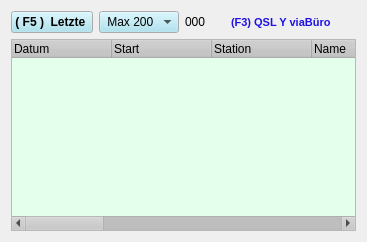
      <widget class="QWidget" name="tab">
       <attribute name="title">
        <string>       QSO       </string>
       </attribute>
       <layout class="QGridLayout" name="gridLayout_3">
        <item row="0" column="0">
         <widget class="QPushButton" name="ButtonHistory">
          <property name="palette">
           <palette>
            <active>
             <colorrole role="Button">
              <brush brushstyle="SolidPattern">
               <color alpha="255">
                <red>159</red>
                <green>221</green>
                <blue>238</blue>
               </color>
              </brush>
             </colorrole>
            </active>
            <inactive>
             <colorrole role="Button">
              <brush brushstyle="SolidPattern">
               <color alpha="255">
                <red>159</red>
                <green>221</green>
                <blue>238</blue>
               </color>
              </brush>
             </colorrole>
            </inactive>
            <disabled>
             <colorrole role="Button">
              <brush brushstyle="SolidPattern">
               <color alpha="255">
                <red>159</red>
                <green>221</green>
                <blue>238</blue>
               </color>
              </brush>
             </colorrole>
            </disabled>
           </palette>
          </property>
          <property name="font">
           <font>
            <weight>75</weight>
            <bold>true</bold>
           </font>
          </property>
          <property name="focusPolicy">
           <enum>Qt::NoFocus</enum>
          </property>
          <property name="text">
           <string>( F5 )  Letzte </string>
          </property>
         </widget>
        </item>
        <item row="0" column="1">
         <widget class="QComboBox" name="comboBoxMax">
          <property name="palette">
           <palette>
            <active>
             <colorrole role="Button">
              <brush brushstyle="SolidPattern">
               <color alpha="255">
                <red>159</red>
                <green>221</green>
                <blue>238</blue>
               </color>
              </brush>
             </colorrole>
            </active>
            <inactive>
             <colorrole role="Button">
              <brush brushstyle="SolidPattern">
               <color alpha="255">
                <red>159</red>
                <green>221</green>
                <blue>238</blue>
               </color>
              </brush>
             </colorrole>
            </inactive>
            <disabled>
             <colorrole role="Button">
              <brush brushstyle="SolidPattern">
               <color alpha="255">
                <red>159</red>
                <green>221</green>
                <blue>238</blue>
               </color>
              </brush>
             </colorrole>
            </disabled>
           </palette>
          </property>
          <property name="font">
           <font>
            <weight>50</weight>
            <bold>false</bold>
           </font>
          </property>
          <property name="focusPolicy">
           <enum>Qt::NoFocus</enum>
          </property>
          <item>
           <property name="text">
            <string> Max 200</string>
           </property>
          </item>
          <item>
           <property name="text">
            <string> Max 100</string>
           </property>
          </item>
          <item>
           <property name="text">
            <string> Max  20  </string>
           </property>
          </item>
          <item>
           <property name="text">
            <string> Max  30  </string>
           </property>
          </item>
          <item>
           <property name="text">
            <string> Max  50  </string>
           </property>
          </item>
          <item>
           <property name="text">
            <string> Max  80  </string>
           </property>
          </item>
         </widget>
        </item>
        <item row="0" column="2">
         <widget class="QLabel" name="tQsofound">
          <property name="font">
           <font>
            <weight>50</weight>
            <bold>false</bold>
           </font>
          </property>
          <property name="text">
           <string>000</string>
          </property>
         </widget>
        </item>
        <item row="0" column="3">
         <spacer name="horizontalSpacer_5">
          <property name="orientation">
           <enum>Qt::Horizontal</enum>
          </property>
          <property name="sizeHint" stdset="0">
           <size>
            <width>0</width>
            <height>20</height>
           </size>
          </property>
         </spacer>
        </item>
        <item row="0" column="4">
         <widget class="QLabel" name="labelUp">
          <property name="palette">
           <palette>
            <active>
             <colorrole role="WindowText">
              <brush brushstyle="SolidPattern">
               <color alpha="255">
                <red>226</red>
                <green>36</green>
                <blue>23</blue>
               </color>
              </brush>
             </colorrole>
            </active>
            <inactive>
             <colorrole role="WindowText">
              <brush brushstyle="SolidPattern">
               <color alpha="255">
                <red>226</red>
                <green>36</green>
                <blue>23</blue>
               </color>
              </brush>
             </colorrole>
            </inactive>
            <disabled>
             <colorrole role="WindowText">
              <brush brushstyle="SolidPattern">
               <color alpha="255">
                <red>146</red>
                <green>145</green>
                <blue>144</blue>
               </color>
              </brush>
             </colorrole>
            </disabled>
           </palette>
          </property>
          <property name="text">
           <string/>
          </property>
         </widget>
        </item>
        <item row="0" column="5">
         <widget class="QLabel" name="labelQslVia">
          <property name="palette">
           <palette>
            <active>
             <colorrole role="WindowText">
              <brush brushstyle="SolidPattern">
               <color alpha="255">
                <red>31</red>
                <green>17</green>
                <blue>228</blue>
               </color>
              </brush>
             </colorrole>
            </active>
            <inactive>
             <colorrole role="WindowText">
              <brush brushstyle="SolidPattern">
               <color alpha="255">
                <red>31</red>
                <green>17</green>
                <blue>228</blue>
               </color>
              </brush>
             </colorrole>
            </inactive>
            <disabled>
             <colorrole role="WindowText">
              <brush brushstyle="SolidPattern">
               <color alpha="255">
                <red>146</red>
                <green>145</green>
                <blue>144</blue>
               </color>
              </brush>
             </colorrole>
            </disabled>
           </palette>
          </property>
          <property name="font">
           <font>
            <pointsize>8</pointsize>
            <weight>75</weight>
            <bold>true</bold>
           </font>
          </property>
          <property name="text">
           <string>(F3) QSL Y viaBüro    </string>
          </property>
         </widget>
        </item>
        <item row="0" column="6">
         <widget class="QLabel" name="labelAwdInfo">
          <property name="palette">
           <palette>
            <active>
             <colorrole role="WindowText">
              <brush brushstyle="SolidPattern">
               <color alpha="255">
                <red>36</red>
                <green>135</green>
                <blue>197</blue>
               </color>
              </brush>
             </colorrole>
            </active>
            <inactive>
             <colorrole role="WindowText">
              <brush brushstyle="SolidPattern">
               <color alpha="255">
                <red>36</red>
                <green>135</green>
                <blue>197</blue>
               </color>
              </brush>
             </colorrole>
            </inactive>
            <disabled>
             <colorrole role="WindowText">
              <brush brushstyle="SolidPattern">
               <color alpha="255">
                <red>119</red>
                <green>119</green>
                <blue>119</blue>
               </color>
              </brush>
             </colorrole>
            </disabled>
           </palette>
          </property>
          <property name="font">
           <font>
            <weight>75</weight>
            <bold>true</bold>
           </font>
          </property>
          <property name="text">
           <string/>
          </property>
         </widget>
        </item>
        <item row="1" column="0" colspan="7">
         <widget class="QTreeWidget" name="qsoList">
          <property name="palette">
           <palette>
            <active>
             <colorrole role="Button">
              <brush brushstyle="SolidPattern">
               <color alpha="255">
                <red>197</red>
                <green>196</green>
                <blue>196</blue>
               </color>
              </brush>
             </colorrole>
             <colorrole role="Base">
              <brush brushstyle="SolidPattern">
               <color alpha="255">
                <red>228</red>
                <green>255</green>
                <blue>236</blue>
               </color>
              </brush>
             </colorrole>
            </active>
            <inactive>
             <colorrole role="Button">
              <brush brushstyle="SolidPattern">
               <color alpha="255">
                <red>197</red>
                <green>196</green>
                <blue>196</blue>
               </color>
              </brush>
             </colorrole>
             <colorrole role="Base">
              <brush brushstyle="SolidPattern">
               <color alpha="255">
                <red>228</red>
                <green>255</green>
                <blue>236</blue>
               </color>
              </brush>
             </colorrole>
            </inactive>
            <disabled>
             <colorrole role="Button">
              <brush brushstyle="SolidPattern">
               <color alpha="255">
                <red>197</red>
                <green>196</green>
                <blue>196</blue>
               </color>
              </brush>
             </colorrole>
             <colorrole role="Base">
              <brush brushstyle="SolidPattern">
               <color alpha="255">
                <red>244</red>
                <green>244</green>
                <blue>244</blue>
               </color>
              </brush>
             </colorrole>
            </disabled>
           </palette>
          </property>
          <property name="font">
           <font>
            <weight>50</weight>
            <bold>false</bold>
           </font>
          </property>
          <property name="focusPolicy">
           <enum>Qt::NoFocus</enum>
          </property>
          <property name="rootIsDecorated">
           <bool>false</bool>
          </property>
          <property name="itemsExpandable">
           <bool>true</bool>
          </property>
          <property name="allColumnsShowFocus">
           <bool>true</bool>
          </property>
          <column>
           <property name="text">
            <string>Datum</string>
           </property>
          </column>
          <column>
           <property name="text">
            <string>Start</string>
           </property>
          </column>
          <column>
           <property name="text">
            <string>Station</string>
           </property>
          </column>
          <column>
           <property name="text">
            <string>Name</string>
           </property>
          </column>
          <column>
           <property name="text">
            <string>Qth</string>
           </property>
          </column>
          <column>
           <property name="text">
            <string>Band</string>
           </property>
          </column>
          <column>
           <property name="text">
            <string>Mode</string>
           </property>
          </column>
          <column>
           <property name="text">
            <string>RSTr</string>
           </property>
          </column>
          <column>
           <property name="text">
            <string>QSLr</string>
           </property>
          </column>
          <column>
           <property name="text">
            <string>QSLs</string>
           </property>
          </column>
          <column>
           <property name="text">
            <string>AWD</string>
           </property>
          </column>
          <column>
           <property name="text">
            <string>Locator</string>
           </property>
          </column>
          <column>
           <property name="text">
            <string>Notiz</string>
           </property>
          </column>
          <column>
           <property name="text">
            <string>Contest</string>
           </property>
          </column>
         </widget>
        </item>
       </layout>
      </widget>
